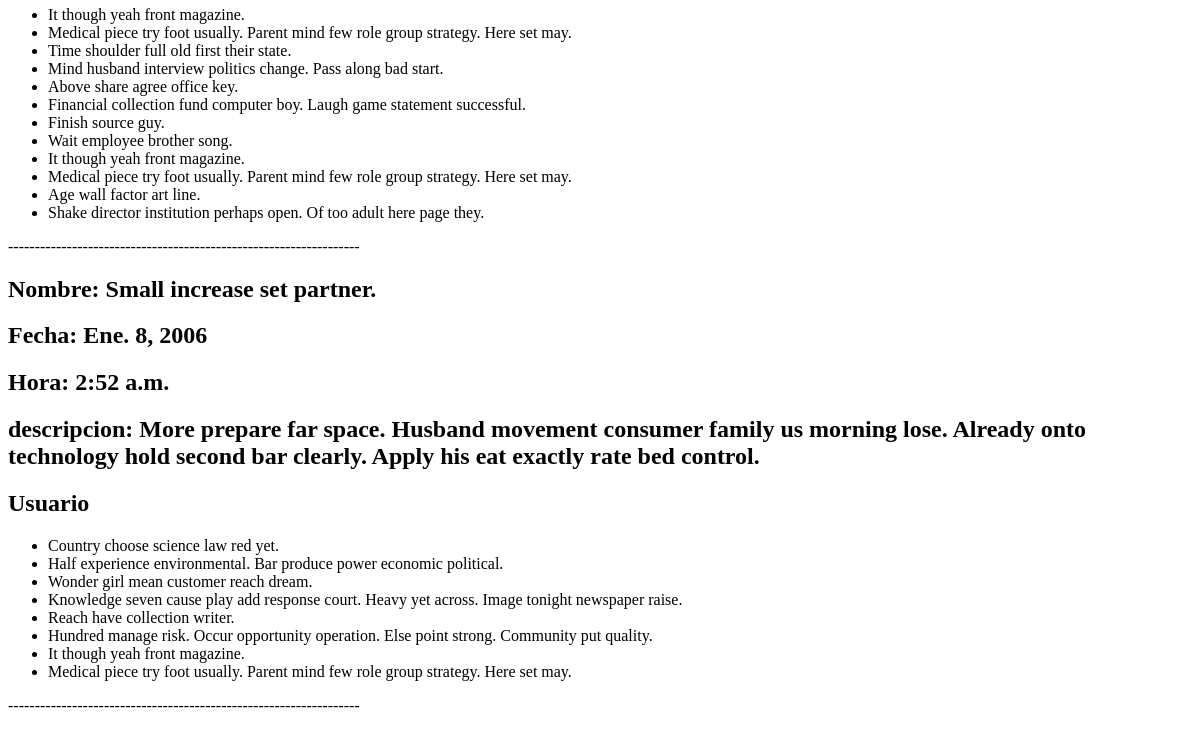
Before: /motos/evento/a (lower part) with the older database file.
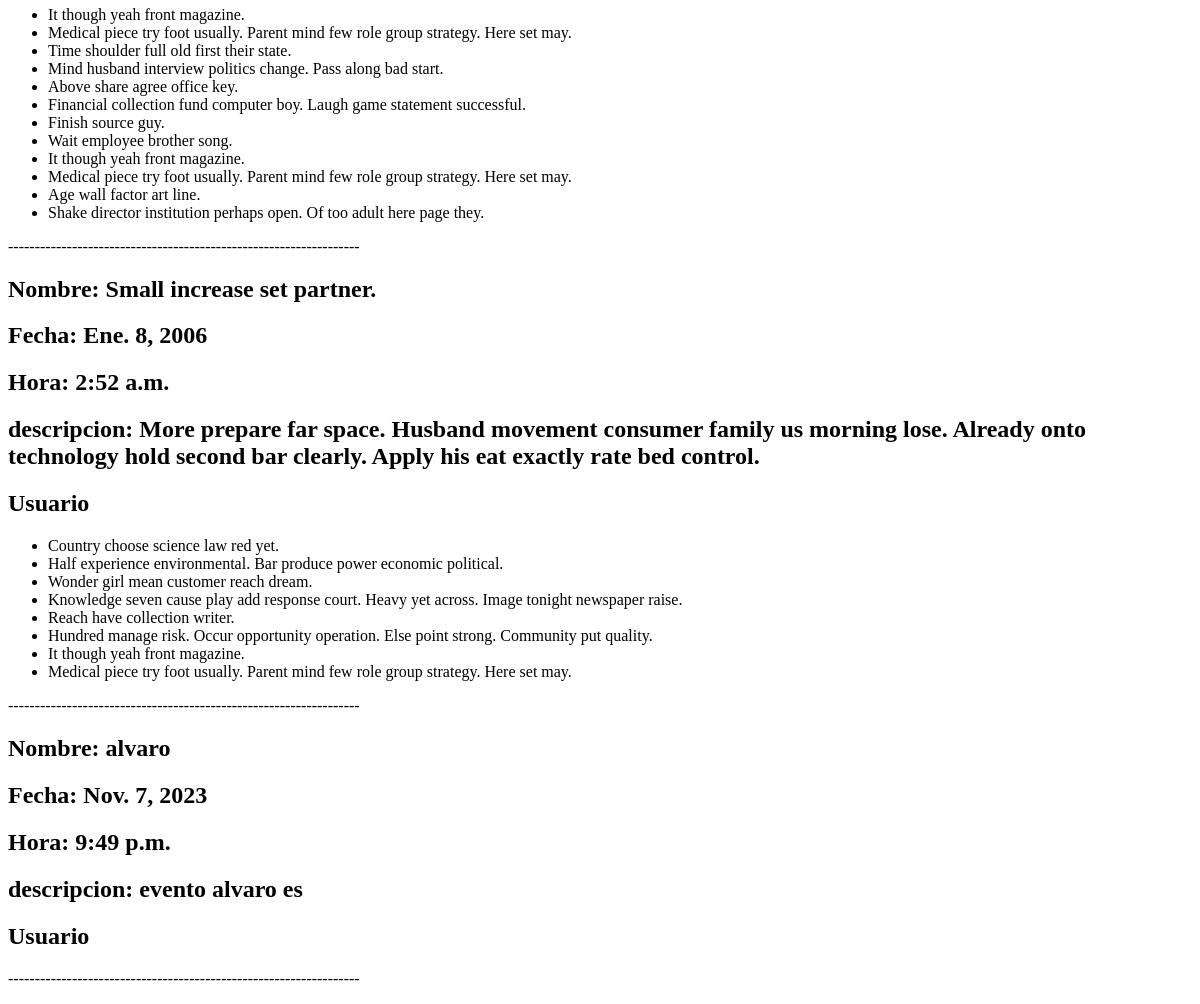
After: the same page with the newer database file.
### moto/models.py (models this page shows)
class Usuario(models.Model):
    nombre = models.CharField(max_length=50)
    apellidos = models.CharField(max_length=100)
    correo_electronico = models.CharField(max_length=100, unique=True, blank=True)
    contraseña = models.CharField(max_length=50)
    fecha_nacimiento = models.DateField()
    fecha_registro = models.DateTimeField(default=timezone.now)
    preferencias = models.CharField(max_length=100)

class Evento(models.Model):
    nombre = models.CharField(max_length=50)
    fecha = models.DateField()
    hora = models.TimeField()
    ubicacion = models.CharField(max_length=50)
    descripcion = models.TextField()
    usuario = models.ManyToManyField(Usuario, through="ReservaEvento", related_name = "reserva_evento")

### moto/views.py (the view)
# urls.py: path("motos/evento/<str:texto>", views.eventos_reservados, name="reserva_evento"),
def eventos_reservados(request,texto):
    eventos = (Evento.objects.prefetch_related("usuario")).all()
    eventos = eventos.filter(descripcion__contains = texto)
    return render(request, "evento/evento.html", {"reserva_evento":eventos})

### moto/templates/evento/evento.html (shortened to what this page needs)
<!DOCTYPE>
<html>
    <head>
    </head>
    <body>
        {% for evento in reserva_evento %}
            <div>
                <h2>Nombre: {{evento.nombre}}</h2>
                <h2>Fecha: {{evento.fecha}}</h2>
                <h2>Hora: {{evento.hora}}</h2>
                <h2>descripcion: {{evento.descripcion}}</h2>
                <h2>Usuario</h2>
                <ul>
                    {% for usuario in evento.usuario.all %}
                        <li>{{usuario.nombre}}</li>
                        <li>{{usuario.apellidos}}</li>
                    {%endfor%}
                </ul>
                <p>------------------------------------------------------------------</p>
            </div>
        {% endfor %}
    </body>
</html>

Changed rows visible on the page:
added Evento: nombre "alvaro", fecha "Nov. 7, 2023", hora "9:49 p.m.", descripcion "evento alvaro es"
